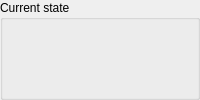
        <widget class="QGroupBox" name="widget15">
          <property name="minimumSize">
            <size>
              <width>0</width>
              <height>0</height>
            </size>
          </property>
          <property name="maximumSize">
            <size>
              <width>16777215</width>
              <height>16777215</height>
            </size>
          </property>
          <property name="title">
            <string>Current state</string>
          </property>
          <layout class="QGridLayout" name="layout16" columnstretch="0,0">
            <property name="leftMargin">
              <number>9</number>
            </property>
            <property name="topMargin">
              <number>9</number>
            </property>
            <property name="rightMargin">
              <number>9</number>
            </property>
            <property name="bottomMargin">
              <number>9</number>
            </property>
            <property name="spacing">
              <number>6</number>
            </property>
            <item row="0" column="0" rowspan="1" colspan="1">
              <widget class="QWidget" name="summary_values_progress">
                <property name="engineeringLabel" stdset="0">
                  <string>진행 단계</string>
                </property>
                <layout class="QVBoxLayout" name="summary_values_progress_layout">
                  <property name="leftMargin">
                    <number>0</number>
                  </property>
                  <property name="topMargin">
                    <number>0</number>
                  </property>
                  <property name="rightMargin">
                    <number>0</number>
                  </property>
                  <property name="bottomMargin">
                    <number>0</number>
                  </property>
                </layout>
              </widget>
            </item>
            <item row="0" column="1" rowspan="1" colspan="1">
              <widget class="QWidget" name="summary_values_mode">
                <property name="engineeringLabel" stdset="0">
                  <string>Mode</string>
                </property>
                <layout class="QVBoxLayout" name="summary_values_mode_layout">
                  <property name="leftMargin">
                    <number>0</number>
                  </property>
                  <property name="topMargin">
                    <number>0</number>
                  </property>
                  <property name="rightMargin">
                    <number>0</number>
                  </property>
                  <property name="bottomMargin">
                    <number>0</number>
                  </property>
                </layout>
              </widget>
            </item>
            <item row="1" column="0" rowspan="1" colspan="1">
              <widget class="QWidget" name="summary_values_state">
                <property name="engineeringLabel" stdset="0">
                  <string>Operation (raw)</string>
                </property>
                <layout class="QVBoxLayout" name="summary_values_state_layout">
                  <property name="leftMargin">
                    <number>0</number>
                  </property>
                  <property name="topMargin">
                    <number>0</number>
                  </property>
                  <property name="rightMargin">
                    <number>0</number>
                  </property>
                  <property name="bottomMargin">
                    <number>0</number>
                  </property>
                </layout>
              </widget>
            </item>
            <item row="1" column="1" rowspan="1" colspan="1">
              <widget class="QWidget" name="summary_values_source">
                <property name="engineeringLabel" stdset="0">
                  <string>Correction source</string>
                </property>
                <layout class="QVBoxLayout" name="summary_values_source_layout">
                  <property name="leftMargin">
                    <number>0</number>
                  </property>
                  <property name="topMargin">
                    <number>0</number>
                  </property>
                  <property name="rightMargin">
                    <number>0</number>
                  </property>
                  <property name="bottomMargin">
                    <number>0</number>
                  </property>
                </layout>
              </widget>
            </item>
            <item row="2" column="0" rowspan="1" colspan="1">
              <widget class="QWidget" name="summary_values_rtcm">
                <property name="engineeringLabel" stdset="0">
                  <string>RTCM stream</string>
                </property>
                <layout class="QVBoxLayout" name="summary_values_rtcm_layout">
                  <property name="leftMargin">
                    <number>0</number>
                  </property>
                  <property name="topMargin">
                    <number>0</number>
                  </property>
                  <property name="rightMargin">
                    <number>0</number>
                  </property>
                  <property name="bottomMargin">
                    <number>0</number>
                  </property>
                </layout>
              </widget>
            </item>
          </layout>
        </widget>
